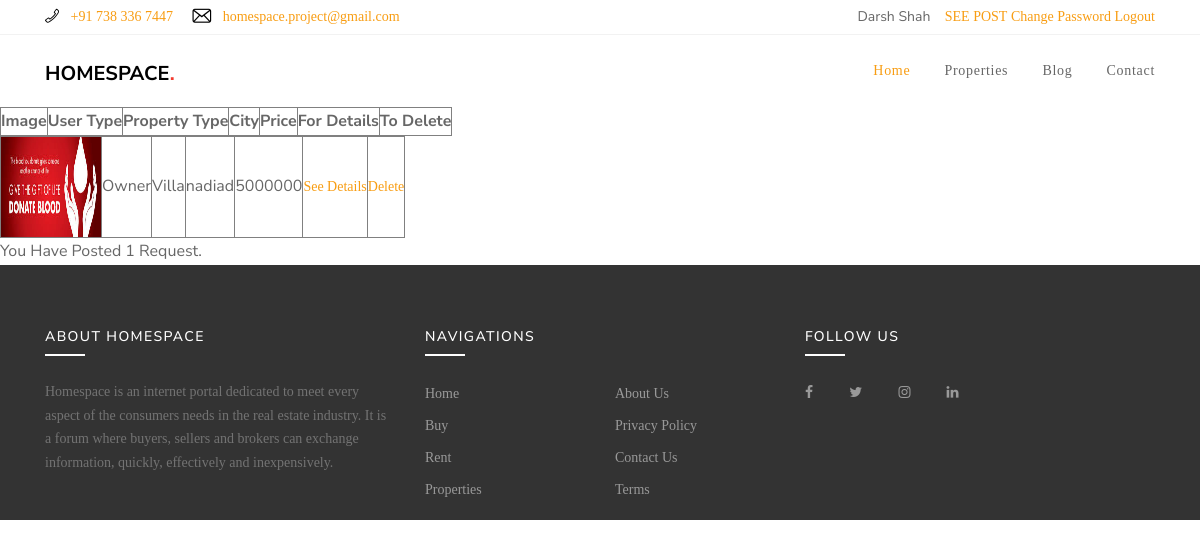
/homespace/seepost.php (signed in), run on the app's committed database.
### tables this page shows
CREATE TABLE `properties` (
  `property_id` int(11) NOT NULL,
  `user_id` int(11) NOT NULL,
  `user_type` varchar(6) NOT NULL,
  `property_for` varchar(10) NOT NULL,
  `property_type` varchar(10) NOT NULL,
  `address` varchar(75) NOT NULL,
  `landmark` varchar(50) NOT NULL,
  `pincode` varchar(6) NOT NULL,
  `city` varchar(50) NOT NULL,
  `state` varchar(20) NOT NULL,
  `area` varchar(10) NOT NULL,
  `bedrooms` varchar(2) NOT NULL,
  `bathrooms` varchar(2) NOT NULL,
  `balconies` varchar(2) NOT NULL,
  `poojaroom` varchar(15) NOT NULL,
  `studyroom` varchar(15) NOT NULL,
  `serventroom` varchar(15) NOT NULL,
  `storeroom` varchar(15) NOT NULL,
  `furnishing` varchar(15) NOT NULL,
  `parking` varchar(3) NOT NULL,
  `availability` varchar(20) NOT NULL,
  `property_age` varchar(5) NOT NULL,
  `price` varchar(20) NOT NULL,
  `img1` varchar(100) DEFAULT NULL,
  `img2` varchar(100) DEFAULT NULL,
  `img3` varchar(100) DEFAULT NULL,
  `img4` varchar(100) DEFAULT NULL,
  `img5` varchar(100) DEFAULT NULL,
  `img6` varchar(100) DEFAULT NULL,
  `img7` varchar(100) DEFAULT NULL,
  `sold` varchar(3) NOT NULL DEFAULT 'no'
);

### homespace/seepost.php (the view, shortened to what this page needs)
<?php
	include 'dbconnection.php';
?>
<!DOCTYPE html>
<html lang="en">
<head>
	<link rel="stylesheet" type="text/css" href="vendor/bootstrap/css/bootstrap.min.css">
	<link rel="stylesheet" type="text/css" href="fonts/font-awesome-4.7.0/css/font-awesome.min.css">
	<link rel="stylesheet" type="text/css" href="fonts/Linearicons-Free-v1.0.0/icon-font.min.css">
	<link rel="stylesheet" type="text/css" href="vendor/animate/animate.css">
	<link rel="stylesheet" type="text/css" href="vendor/css-hamburgers/hamburgers.min.css">
	<link rel="stylesheet" type="text/css" href="vendor/animsition/css/animsition.min.css">
	<link rel="stylesheet" type="text/css" href="vendor/select2/select2.min.css">
	<link rel="stylesheet" type="text/css" href="vendor/daterangepicker/daterangepicker.css">
	<link rel="stylesheet" type="text/css" href="css/util.css">
	<link rel="stylesheet" type="text/css" href="css/main.css">
</head>
<body>
    <?php
    include 'header.php';
?>
<?php
	$u_id=$_SESSION['user_id'];
 	$q="select * from properties where user_id='$u_id'";
 	$res= $con->query($q);
 	$count=mysqli_num_rows($res);
 	if($res->num_rows)
        {
      		echo "<table border='1'>";
      		echo "<tr>";
      		echo "<th>Image</th>";
      		echo "<th>User Type</th>";
      		echo "<th>Property Type</th>";
      		echo "<th>City</th>";
      		echo "<th>Price</th>";
      		echo "<th>For Details</th>";
      		echo "<th>To Delete</th>";
        	while($row = $res->fetch_assoc())
        	{
        		$img = $row["img1"];
        		echo "<table border='1'>";
        		echo "<tr>";
        		echo "<td><img src ='upload_images/$img' height='100px' width='100px'/></td>";
        		echo "<td>".$row["user_type"]."</td>" ;
        		echo "<td>".$row["property_type"]."</td>";
        		echo "<td>".$row["city"]."</td>";
        		echo "<td>".$row["price"]."</td>";
        		echo '<td><button><a href=property-details.php?pid='.$row["property_id"].'>See Details</a></button></td>';
        		echo '<td><button><a href=delete.php?pid='.$row["property_id"].'>Delete</a></button></td>';
        		echo "</tr>";
        	}
        	echo "</table>";
        	echo "You Have Posted ".$count." Request.";
        }
?>
<?php
    include 'footer.php';
?>
</body>
</html>

### homespace/css/main.css (style rules this page uses)
* { margin: 0px; padding: 0px; box-sizing: border-box; }
body, html { height: 100%; font-family: Raleway-Regular, sans-serif; }
a { font-family: Raleway-Regular; font-size: 14px; line-height: 1.7; color: #666666; margin: 0px; transition: all 0.4s; -webkit-transition: all 0.4s; -o-transition: all 0.4s; -moz-transition: all 0.4s; }
button { outline: none !important; border: none; background: transparent; }

### homespace/css/style.css (style rules this page uses)
body { line-height: 1.7; color: rgba(0, 0, 0, 0.6); font-weight: 400; font-size: 1rem; font-family: "Roboto Mono", SFMono-Regular, Menlo, Monaco, Consolas, "Liberation Mono", "Courier New", monospace; font-family: "Nunito Sans", -apple-system, BlinkMacSystemFont, "Segoe UI", Roboto, "Helvetica Neue", Arial, sans-serif, "Apple Color Emoji", "Segoe UI Emoji", "Segoe UI Symbol", "Noto Color Emoji"; }
a { -webkit-transition: .3s all ease; -o-transition: .3s all ease; transition: .3s all ease; }

### data on the page
properties: img1 (picture), user_type "Owner", property_type "Villa", city "nadiad", price "5000000"

### other printed values
$_SESSION['name'] "Darsh Shah"
$count "1"
